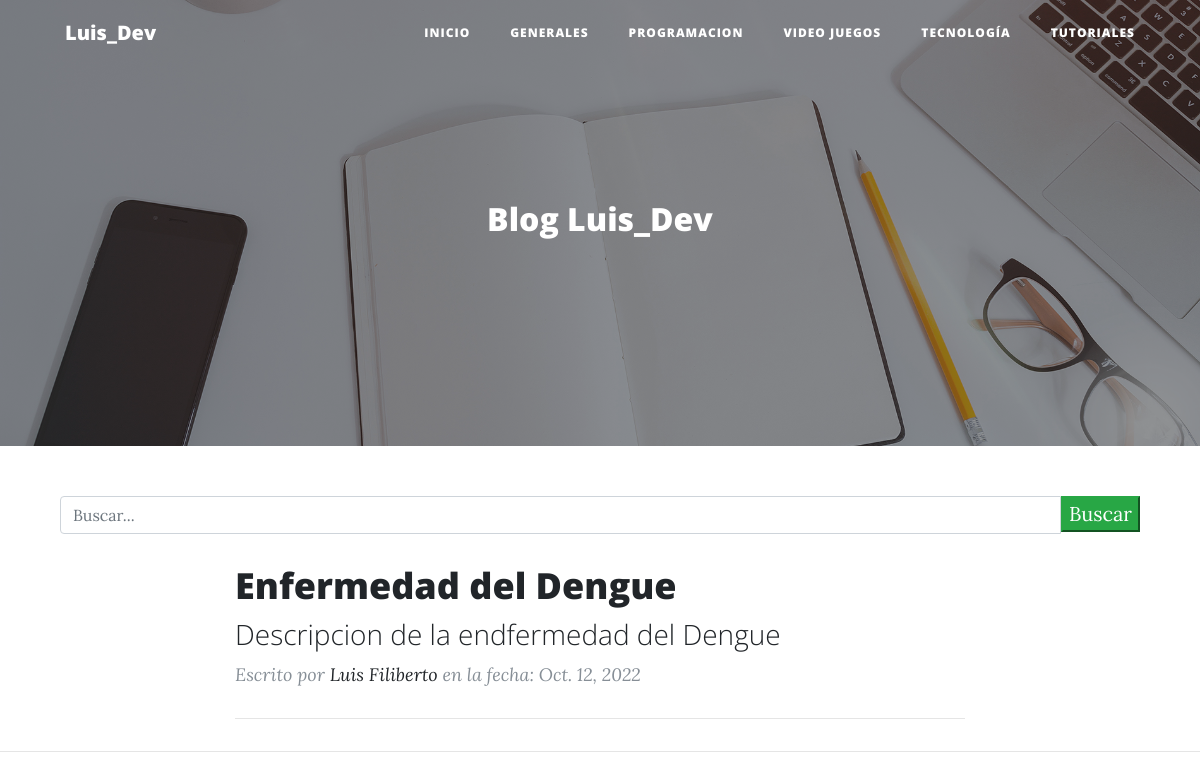
Before: / with the older database file.
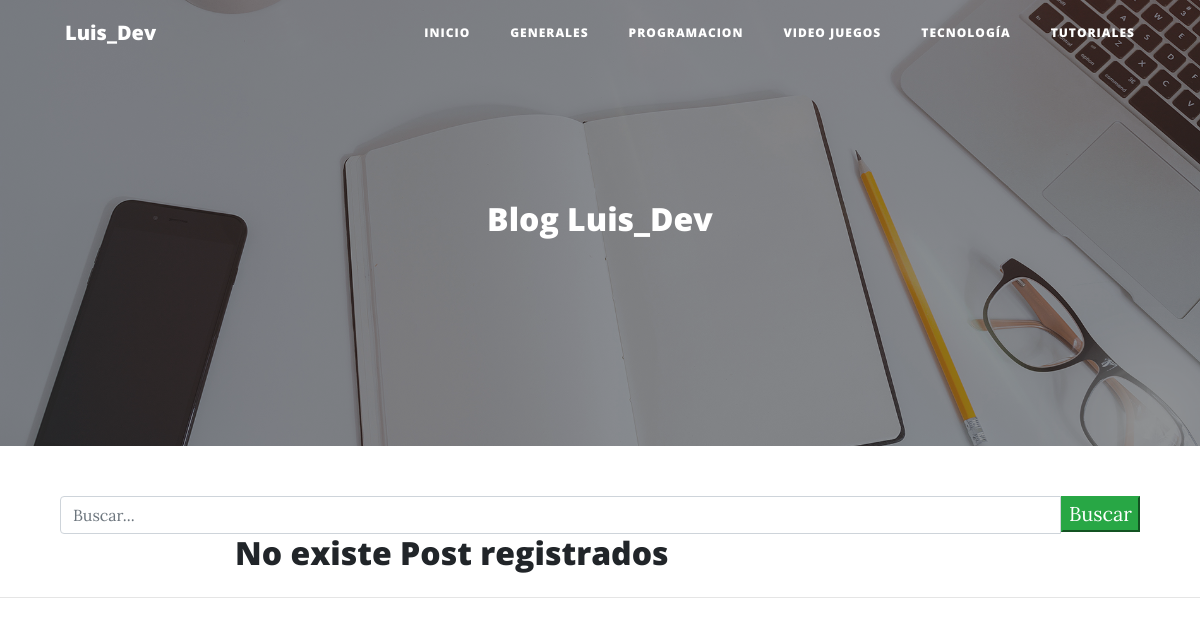
After: the same page with the newer database file.
### aplicaciones/blog/models.py (models this page shows, shortened)
class Post(models.Model):
    id = models.AutoField(primary_key=True)
    titulo = models.CharField(max_length=90, blank=False, null=False, verbose_name='Titulo')
    slug = models.CharField(max_length=100, blank=False, null=False, verbose_name='Slugs')
    descripcion = models.CharField(max_length=100, blank=False, null=False, verbose_name='Descripción')
    contenido = RichTextField(verbose_name='Contenido')
    imagen = models.URLField(max_length=9999999 ,blank=False, null=False)
    autor = models.ForeignKey(Autor, on_delete=models.CASCADE)
    categoria = models.ForeignKey(Categoria, on_delete=models.CASCADE)
    estado = models.BooleanField(default=True ,verbose_name='Publicado/No Publicado')
    fecha_creacion = models.DateField(auto_now=False, auto_now_add=True, verbose_name='Fecha de creación')
    class Meta:
        verbose_name = 'Post'
        verbose_name_plural = 'Posts'

class Autor(models.Model):
    id = models.AutoField(primary_key=True)
    nombre = models.CharField(max_length=255, null= False, blank=False, verbose_name='Nombre de la Autor')
    apellidos = models.CharField(max_length=255, null= False, blank=False, verbose_name='Apellidos de la Autor')
    estado = models.BooleanField(verbose_name='Autor Activo/No Activo', default=True)
    fecha_creacion = models.DateField(verbose_name='Fecha de creación', auto_now=False, auto_now_add=True)
    class Meta:
        verbose_name = 'Autor'
        verbose_name_plural = 'Autores'
    def __str__(self):
        return "{0} {1}".format(self.nombre, self.apellidos)

### aplicaciones/blog/views.py (the view)
# urls.py: path('', home, name='index'),
def home(request):
    queryset = request.GET.get("buscar")
    print(queryset)
    posts = Post.objects.filter(estado=True)
    if queryset:
        posts = Post.objects.filter(
            Q(titulo__icontains=queryset) |
            Q(descripcion__icontains=queryset)
        ).distinct()
    paginator = Paginator(posts, 2)
    page = request.GET.get('page')
    posts = paginator.get_page(page)
    return render(request, 'index.html', {'posts': posts})

### Templates/index.html (shortened to what this page needs)
{% load staticfiles %}
<!DOCTYPE html>
<html lang="es">
<head>
    <link href="{% static 'vendor/bootstrap/css/bootstrap.min.css' %}" rel="stylesheet">
    <link href="{% static 'vendor/fontawesome-free/css/all.min.css' %}" rel="stylesheet" type="text/css">
    <link href="{% static 'css/clean-blog.min.css' %}" rel="stylesheet">
</head>
<body>
<nav class="navbar navbar-expand-lg navbar-light fixed-top" id="mainNav">
    <div class="container">
        <a class="navbar-brand" href="{% url 'blog:index' %}">Luis_Dev</a>
        <div class="collapse navbar-collapse" id="navbarResponsive">
            <ul class="navbar-nav ml-auto">
                <li class="nav-item">
                    <a class="nav-link" href="{% url 'blog:index' %}">Inicio</a>
                </li>
                <li class="nav-item">
                    <a class="nav-link" href="{% url 'blog:generales' %}">Generales</a>
                </li>
                <li class="nav-item">
                    <a class="nav-link" href="{% url 'blog:programacion' %}">Programacion</a>
                </li>
                <li class="nav-item">
                    <a class="nav-link" href="{% url 'blog:videojuegos' %}">Video Juegos</a>
                </li>
                <li class="nav-item">
                    <a class="nav-link" href="{% url 'blog:tecnologia' %}">Tecnología</a>
                </li>
                <li class="nav-item">
                    <a class="nav-link" href="{% url 'blog:tutoriales' %}">Tutoriales</a>
                </li>
            </ul>
        </div>
    </div>
</nav>
<header class="masthead"
        style="background-image: url({% block imagen %}{% static 'img/home-bg.jpg' %}{% endblock imagen %})">
    <div class="overlay"></div>
    <div class="container">
        <div class="row">
            <div class="col-lg-8 col-md-10 mx-auto">
                <div class="site-heading">
                    <h2>{% block titulo_principal %}Blog Luis_Dev{% endblock titulo_principal %}</h2>
                </div>
            </div>
        </div>
    </div>
</header>
{% block barra_busqueda %}
    <div class="container">
        <div class="row">
            <div class="col-md-12 search">
                <form method="get">
                    <div id="custom-search-input">
                        <div class="input-group col-md-12">
                            <input type="text" class="form-control" placeholder="Buscar..." id="name" name="buscar"
                                   value="{{ request.GET.buscar }}">
                            <span class="input-group-list">
                                <button type="submit" class="button btn-success">Buscar</button>
                            </span>
                        </div>
                    </div>
                </form>
            </div>
        </div>
    </div>
{% endblock barra_busqueda %}
<div class="container">
    <div class="row">
        <div class="col-lg-8 col-md-10 mx-auto">
            {% block contenido %}
                {% if posts %}
                    {% for post in posts %}
                        <div class="post-preview">
                            <a href="{% url 'blog:detalle_post' post.slug %}">
                                <h2 class="post-title">
                                    {{ post.titulo }}
                                </h2>
                                <h3 class="post-subtitle">
                                    {{ post.descripcion }}
                                </h3>
                            </a>
                            <p class="post-meta">Escrito por
                                <a href="#">{{ post.autor }}</a> en la fecha:
                                {{ post.fecha_creacion }}</p>
                        </div>
                        <hr>
                    {% endfor %}
                {% else %}
                    <h2>No existe Post registrados</h2>
                {% endif %}
            {% endblock contenido %}
        </div>
    </div>
</div>
<hr>
</body>
</html>

Changed rows visible on the page:
removed Post: titulo "Enfermedad del Dengue", descripcion "Descripcion de la endfermedad del Dengue", autor "Luis Filiberto", fecha_creacion "Oct. 12, 2022"
Other visible differences:
text now shown: "No existe Post registrados"
